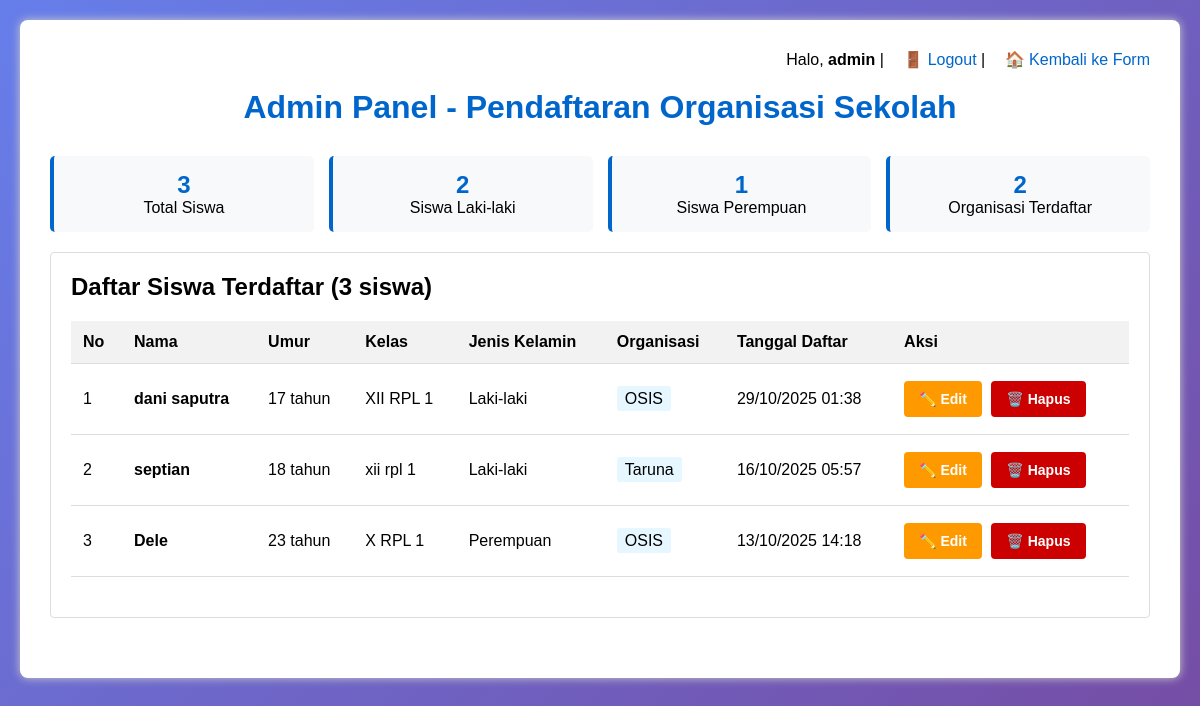
Page /admin_panel.php (signed in) on the committed database.
### tables this page shows
CREATE TABLE `students` (
  `id` int(11) NOT NULL,
  `name` varchar(100) NOT NULL,
  `age` int(11) NOT NULL,
  `grade` varchar(10) NOT NULL,
  `gender` enum('L','P') NOT NULL,
  `organization` varchar(50) NOT NULL,
  `created_at` timestamp NOT NULL DEFAULT current_timestamp()
);

### admin_panel.php (the view, shortened to what this page needs)
<?php
$pdo = getDBConnection();
$students = $pdo->query("SELECT * FROM students ORDER BY created_at DESC")->fetchAll(PDO::FETCH_ASSOC);
?>
<!DOCTYPE html>
<html lang="id">
<head>
    <link rel="stylesheet" href="style.css">
</head>
<body>
<div class="admin-panel-container">
    <div class="logout-link">
        <span>Halo, <strong><?php echo $_SESSION['admin_username']; ?></strong></span> |
        <a href="?logout=1">🚪 Logout</a> |
        <a href="index.php">🏠 Kembali ke Form</a>
    </div>
    <h1 class="admin-panel-title"> Admin Panel - Pendaftaran Organisasi Sekolah</h1>
    <div class="admin-stats">
        <div class="admin-stat-card">
            <div class="admin-stat-number"><?php echo count($students); ?></div>
            <div>Total Siswa</div>
        </div>
        <?php
        $gender_count = array_count_values(array_column($students, 'gender'));
        ?>
        <div class="admin-stat-card">
            <div class="admin-stat-number"><?php echo $gender_count['L'] ?? 0; ?></div>
            <div>Siswa Laki-laki</div>
        </div>
        <div class="admin-stat-card">
            <div class="admin-stat-number"><?php echo $gender_count['P'] ?? 0; ?></div>
            <div>Siswa Perempuan</div>
        </div>
        <div class="admin-stat-card">
            <div class="admin-stat-number"><?php echo count(array_unique(array_column($students, 'organization'))); ?></div>
            <div>Organisasi Terdaftar</div>
        </div>
    </div>
    <div class="admin-section">
        <h2>Daftar Siswa Terdaftar (<?php echo count($students); ?> siswa)</h2>
        <?php if (empty($students)): ?>
            <p style="text-align: center; padding: 20px; color: #666;">Tidak ada data siswa.</p>
        <?php else: ?>
            <table class="admin-table">
                <thead>
                    <tr>
                        <th>No</th>
                        <th>Nama</th>
                        <th>Umur</th>
                        <th>Kelas</th>
                        <th>Jenis Kelamin</th>
                        <th>Organisasi</th>
                        <th>Tanggal Daftar</th>
                        <th>Aksi</th>
                    </tr>
                </thead>
                <tbody>
                    <?php foreach ($students as $index => $student): ?>
                    <tr>
                        <td><?php echo $index + 1; ?></td>
                        <td><strong><?php echo htmlspecialchars($student['name']); ?></strong></td>
                        <td><?php echo $student['age']; ?> tahun</td>
                        <td><?php echo htmlspecialchars($student['grade']); ?></td>
                        <td><?php echo $student['gender'] == 'L' ? ' Laki-laki' : ' Perempuan'; ?></td>
                        <td><span style="background: #e6f7ff; padding: 4px 8px; border-radius: 3px;"><?php echo htmlspecialchars($student['organization']); ?></span></td>
                        <td><?php echo date('d/m/Y H:i', strtotime($student['created_at'])); ?></td>
                        <td>
                            <form method="post" style="display:inline;">
                                <button class="admin-form-button edit-btn" type="submit" name="edit_mode" title="Edit data">
                                    ✏️ Edit
                                </button>
                            </form>
                            <form method="post" style="display:inline;">
                                <button class="admin-form-button delete-btn" type="submit" name="delete_student"
                                        onclick="return confirm('Yakin ingin menghapus data <?php echo htmlspecialchars($student['name']); ?>?')"
                                        title="Hapus data">
                                    🗑️ Hapus
                                </button>
                            </form>
                        </td>
                    </tr>
                    <?php endforeach; ?>
                </tbody>
            </table>
        <?php endif; ?>
    </div>
</div>
</body>
</html>

### style.css (style rules this page uses)
* { margin: 0; padding: 0; box-sizing: border-box; }
body { font-family: Arial, sans-serif; margin: 0; padding: 20px; background: linear-gradient(135deg, #667eea 0%, #764ba2 100%); min-height: 100vh; }
.admin-panel-container { max-width: 1200px; margin: auto; background: white; padding: 30px; border-radius: 8px; box-shadow: 0 0 10px #ccc; }
.admin-panel-title { color: #0066cc; text-align: center; margin-bottom: 30px; }
.admin-section { margin-bottom: 30px; padding: 20px; border: 1px solid #ddd; border-radius: 4px; }
.admin-table { width: 100%; border-collapse: collapse; margin: 20px 0; }
.admin-table th, .admin-table td { padding: 12px; text-align: left; border-bottom: 1px solid #ddd; }
.admin-table th { background-color: #f2f2f2; font-weight: bold; }
.admin-form-input, .admin-form-select, .admin-form-button { padding: 10px; margin: 5px 0; border: 1px solid #ddd; border-radius: 4px; font-size: 14px; }
.admin-form-button { background: #0066cc; color: white; border: none; cursor: pointer; font-weight: bold; padding: 10px 15px; margin-right: 5px; }
.delete-btn { background: #cc0000; }
.edit-btn { background: #ff9900; }
.logout-link { text-align: right; margin-bottom: 20px; }
.logout-link a { color: #0066cc; text-decoration: none; margin-left: 15px; }
.admin-stats { display: grid; grid-template-columns: repeat(auto-fit, minmax(200px, 1fr)); gap: 15px; margin: 20px 0; }
.admin-stat-card { background: #f8f9fa; padding: 15px; border-radius: 5px; text-align: center; border-left: 4px solid #0066cc; }
.admin-stat-number { font-size: 24px; font-weight: bold; color: #0066cc; }

### rows in the picture
students: name "dani saputra", age "17", grade "XII RPL 1", gender "Laki-laki", organization "OSIS", created_at "29/10/2025 01:38"
students: name "septian", age "18", grade "xii rpl 1", gender "Laki-laki", organization "Taruna", created_at "16/10/2025 05:57"
students: name "Dele", age "23", grade "X RPL 1", gender "Perempuan", organization "OSIS", created_at "13/10/2025 14:18"

### other values in the picture
$_SESSION['admin_username'] "admin"
count($students) "3"
$gender_count['L'] "2"
$gender_count['P'] "1"
count(array_unique(array_column($students, 'organization'))) "2"
